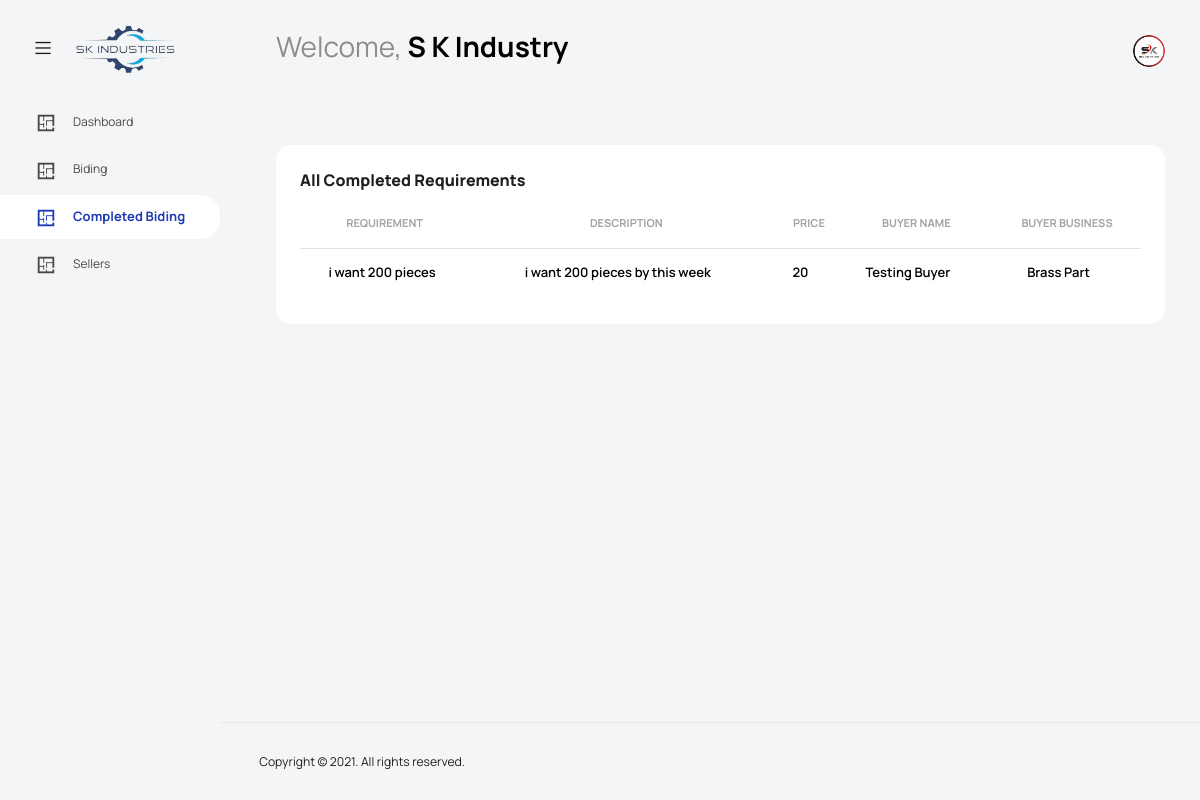
/pages/completedBiding.php (signed in), run on the app's committed database.
### tables this page shows
CREATE TABLE `requirement` (
  `Id` int(11) NOT NULL,
  `BuyerId` int(11) NOT NULL,
  `Price` int(11) NOT NULL,
  `Requirement` varchar(255) NOT NULL,
  `Description` varchar(255) NOT NULL,
  `Status` varchar(255) NOT NULL DEFAULT 'NotFulfilled'
);

CREATE TABLE `users` (
  `Id` int(11) NOT NULL,
  `RoleId` int(11) NOT NULL,
  `Username` varchar(250) NOT NULL,
  `Password` varchar(250) NOT NULL,
  `Email` varchar(250) NOT NULL,
  `Business` varchar(250) NOT NULL,
  `Address` varchar(250) NOT NULL,
  `Number` varchar(250) NOT NULL
);

### pages/completedBiding.php (the view, shortened to what this page needs)
<?php
include "../assets/includes/init.php";
$query = "SELECT Requirement.Price, Requirement.Requirement, Requirement.Description, Users.Username, Users.Business FROM requirement INNER JOIN Users ON Requirement.BuyerId = Users.Id WHERE Requirement.Status = 'Fulfilled' ORDER BY Users.Id DESC";
$result = $connection->query($query);
$requirementData = $result->fetchAll();
require pathOf('assets/includes/styles.php');
require pathOf('assets/includes/header.php');
require pathOf('assets/includes/navbar.php');
?>
<div class="main-panel">
  <div class="content-wrapper">
    <div class="row">
      <div class="col-sm-12">
        <div class="home-tab">
          <div class="tab-content tab-content-basic">
            <div class="tab-pane fade show active" id="overview" role="tabpanel" aria-labelledby="overview">
              <div class="row">
                <div class="col-lg-12 d-flex flex-column">
                  <div class="row flex-grow">
                    <div class="col-12 grid-margin stretch-card">
                      <div class="card card-rounded">
                        <div class="card-body">
                          <div class="d-sm-flex justify-content-between align-items-start">
                            <div>
                              <h4 class="card-title card-title-dash">
                                All Completed Requirements
                              </h4>
                            </div>
                          </div>
                          <div class="table-responsive mt-1">
                            <table class="table select-table" style="text-align: center;">
                              <thead>
                                <tr>
                                  <th>Requirement</th>
                                  <th>Description</th>
                                  <th>Price</th>
                                  <th>Buyer Name</th>
                                  <th>Buyer Business</th>
                                </tr>
                              </thead>
                              <tbody>
                                <?php foreach ($requirementData as $requirement) { ?>
                                  <tr>
                                    <td>
                                      <h6><?= $requirement['Requirement'] ?></h6>
                                    </td>
                                    <td>
                                      <h6><?= $requirement['Description'] ?></h6>
                                    </td>
                                    <td>
                                      <h6><?= $requirement['Price'] ?></h6>
                                    </td>
                                    <td>
                                      <h6><?= $requirement['Username'] ?></h6>
                                    </td>
                                    <td>
                                      <h6><?= $requirement['Business'] ?></h6>
                                    </td>
                                  </tr>
                                <?php } ?>
                              </tbody>
                            </table>
                          </div>
                        </div>
                      </div>
                    </div>
                  </div>
                </div>
              </div>
            </div>
          </div>
        </div>
      </div>
    </div>
  </div>
    <?php require pathOf('assets/includes/scripts.php'); ?>
    <?php require pathOf('assets/includes/footer.php'); ?>

### data on the page
requirement: Requirement "i want 200 pieces", Description "i want 200 pieces by this week", Price "20", BuyerId.Username "Testing Buyer", BuyerId.Business "Brass Part"

### other printed values
$_SESSION['username'] "S K Industry"
